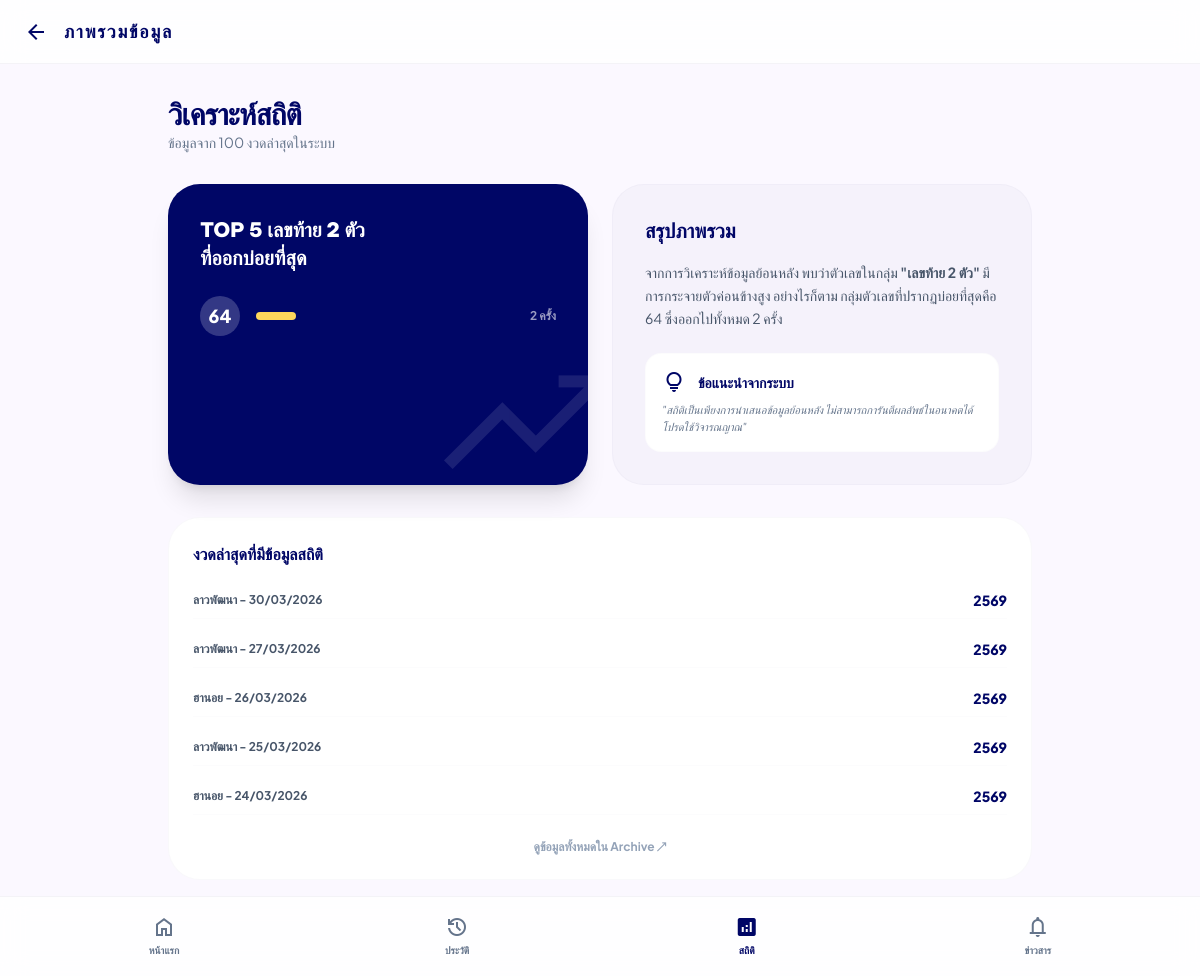
The app's page /statistics with its own data.
### database.py (models this page shows)
class LotteryResult(Base):
    __tablename__ = "lottery_results"
    id = Column(Integer, primary_key=True, index=True)
    sanook_id = Column(String, unique=True, index=True)
    type = Column(String, index=True) # ไทย, ลาวพัฒนา, ฮานอย, ฮานอยพิเศษ
    draw_date = Column(Date, index=True)
    draw_title = Column(String)
    prizes = Column(JSON)
    url = Column(String)
    scraped_at = Column(DateTime, default=datetime.now)

### main.py (the view)
@app.get("/statistics", response_class=HTMLResponse)
async def statistics_page(request: Request, db: Session = Depends(get_db)):
    results = db.query(LotteryResult).order_by(LotteryResult.draw_date.desc()).limit(100).all()
    two_digit_freq = {}
    for r in results:
        num = r.prizes.get("เลขท้าย_2_ตัว")
        if num and num.isdigit():
            two_digit_freq[num] = two_digit_freq.get(num, 0) + 1
    hot_numbers = sorted(two_digit_freq.items(), key=lambda x: x[1], reverse=True)[:5]
    return templates.TemplateResponse(
        request=request,
        name="statistics.html",
        context={"results": results, "hot_numbers": hot_numbers}
    )

### templates/statistics.html (shortened to what this page needs)
<!DOCTYPE html>
<html class="light" lang="th">
<head>
    <script src="https://cdn.tailwindcss.com?plugins=forms,container-queries"></script>
    <script id="tailwind-config">
          tailwind.config = {
            darkMode: "class",
            theme: {
              extend: {
                colors: {
                  "primary": "#000666",
                  "background": "#fbf8ff",
                  "surface-container-lowest": "#ffffff",
                  "surface-container-low": "#f5f2fb",
                  "primary-fixed": "#e0e0ff",
                  "secondary-container": "#fed65b",
                  "on-secondary-container": "#745c00",
                  "tertiary-fixed-dim": "#88d982",
                  "outline-variant": "#c6c5d4"
                },
                fontFamily: {
                  "headline": ["Be Vietnam Pro"],
                  "body": ["Plus Jakarta Sans"]
                }
              }
            }
          }
    </script>
</head>
<body class="bg-background font-body text-slate-900">
    <header class="fixed top-0 w-full z-50 bg-white/80 backdrop-blur-md flex items-center justify-between px-6 h-16 border-b border-outline-variant/20">
        <div class="flex items-center gap-4">
            <a href="/" class="material-symbols-outlined text-primary">arrow_back</a>
            <h1 class="text-lg font-black tracking-widest text-primary font-headline uppercase">ภาพรวมข้อมูล</h1>
        </div>
    </header>
    <main class="pt-24 pb-24 px-4 max-w-4xl mx-auto space-y-8">
        <section>
            <h2 class="text-3xl font-black text-primary font-headline tracking-tight">วิเคราะห์สถิติ</h2>
            <p class="text-sm text-slate-500">ข้อมูลจาก 100 งวดล่าสุดในระบบ</p>
        </section>
        <section class="grid grid-cols-1 md:grid-cols-2 gap-6">
            <div class="bg-primary text-white rounded-[2rem] p-8 relative overflow-hidden shadow-xl">
                <div class="relative z-10">
                    <h3 class="text-xl font-black font-headline mb-6">TOP 5 เลขท้าย 2 ตัว<br>ที่ออกบ่อยที่สุด</h3>
                    <div class="space-y-4">
                        {% for num, count in hot_numbers %}
                        <div class="flex items-center justify-between">
                            <div class="flex items-center gap-4">
                                <span class="w-10 h-10 rounded-full bg-white/20 flex items-center justify-center font-black text-lg">{{ num }}</span>
                                <div class="h-2 bg-secondary-container rounded-full" style="width: {{ count * 20 }}px"></div>
                            </div>
                            <span class="text-xs font-bold text-white/60">{{ count }} ครั้ง</span>
                        </div>
                        {% endfor %}
                    </div>
                </div>
                <span class="material-symbols-outlined absolute -right-8 -bottom-8 text-[12rem] opacity-10">trending_up</span>
            </div>
            <div class="bg-surface-container-low rounded-[2rem] p-8 border border-outline-variant/10">
                <h3 class="text-xl font-bold text-primary font-headline mb-4">สรุปภาพรวม</h3>
                <p class="text-sm text-slate-600 leading-relaxed mb-6">
                    จากการวิเคราะห์ข้อมูลย้อนหลัง พบว่าตัวเลขในกลุ่ม <b>"เลขท้าย 2 ตัว"</b> มีการกระจายตัวค่อนข้างสูง
                    อย่างไรก็ตาม กลุ่มตัวเลขที่ปรากฏบ่อยที่สุดคือ {{ hot_numbers[0][0] if hot_numbers else 'N/A' }}
                    ซึ่งออกไปทั้งหมด {{ hot_numbers[0][1] if hot_numbers else '0' }} ครั้ง
                </p>
                <div class="p-4 bg-white rounded-2xl border border-outline-variant/5">
                    <div class="flex items-center gap-3 text-primary mb-2">
                        <span class="material-symbols-outlined">lightbulb</span>
                        <span class="font-bold text-sm">ข้อแนะนำจากระบบ</span>
                    </div>
                    <p class="text-[11px] text-slate-500 italic">"สถิติเป็นเพียงการนำเสนอข้อมูลย้อนหลัง ไม่สามารถการันตีผลลัพธ์ในอนาคตได้ โปรดใช้วิจารณญาณ"</p>
                </div>
            </div>
        </section>
        <section class="bg-surface-container-lowest rounded-[2rem] p-6 border border-outline-variant/10">
            <h4 class="font-bold text-primary mb-4">งวดล่าสุดที่มีข้อมูลสถิติ</h4>
            <div class="space-y-3">
                {% for r in results[:5] %}
                <div class="flex items-center justify-between py-2 border-b border-outline-variant/5">
                    <span class="text-xs font-bold text-slate-600">{{ r.type }} - {{ r.draw_date.strftime('%d/%m/%Y') }}</span>
                    <span class="text-sm font-black text-primary">{{ r.prizes.get('รางวัลที่หนึ่ง', '---') }}</span>
                </div>
                {% endfor %}
            </div>
            <a href="/history" class="block w-full text-center mt-6 text-xs font-bold text-slate-400 hover:text-primary transition-colors">ดูข้อมูลทั้งหมดใน Archive ↗</a>
        </section>
    </main>
    <nav class="fixed bottom-0 left-0 w-full flex justify-around items-center h-20 px-4 pb-safe bg-white/80 backdrop-blur-md z-50 border-t border-outline-variant/20">
        <a href="/" class="flex flex-col items-center justify-center text-slate-500">
            <span class="material-symbols-outlined mb-1">home</span>
            <span class="text-[10px] font-semibold uppercase">หน้าแรก</span>
        </a>
        <a href="/history" class="flex flex-col items-center justify-center text-slate-500">
            <span class="material-symbols-outlined mb-1">history</span>
            <span class="text-[10px] font-semibold uppercase">ประวัติ</span>
        </a>
        <a href="/statistics" class="flex flex-col items-center justify-center text-primary">
            <span class="material-symbols-outlined mb-1" style="font-variation-settings: 'FILL' 1;">analytics</span>
            <span class="text-[10px] font-semibold uppercase">สถิติ</span>
        </a>
        <a href="https://www.sanook.com/news/lotto/" target="_blank" class="flex flex-col items-center justify-center text-slate-500">
            <span class="material-symbols-outlined mb-1">notifications</span>
            <span class="text-[10px] font-semibold uppercase">ข่าวสาร</span>
        </a>
    </nav>
</body>
</html>

### records on screen
LotteryResult: type "ลาวพัฒนา", draw_date "30/03/2026", prizes.get "2569"
LotteryResult: type "ลาวพัฒนา", draw_date "27/03/2026", prizes.get "2569"
LotteryResult: type "ฮานอย", draw_date "26/03/2026", prizes.get "2569"
LotteryResult: type "ลาวพัฒนา", draw_date "25/03/2026", prizes.get "2569"
LotteryResult: type "ฮานอย", draw_date "24/03/2026", prizes.get "2569"

### other values on screen
{{ num }} "64"
{{ count }} "2"
{{ hot_numbers[0][0] if hot_numbers else 'N/A' }} "64"
{{ hot_numbers[0][1] if hot_numbers else '0' }} "2"
